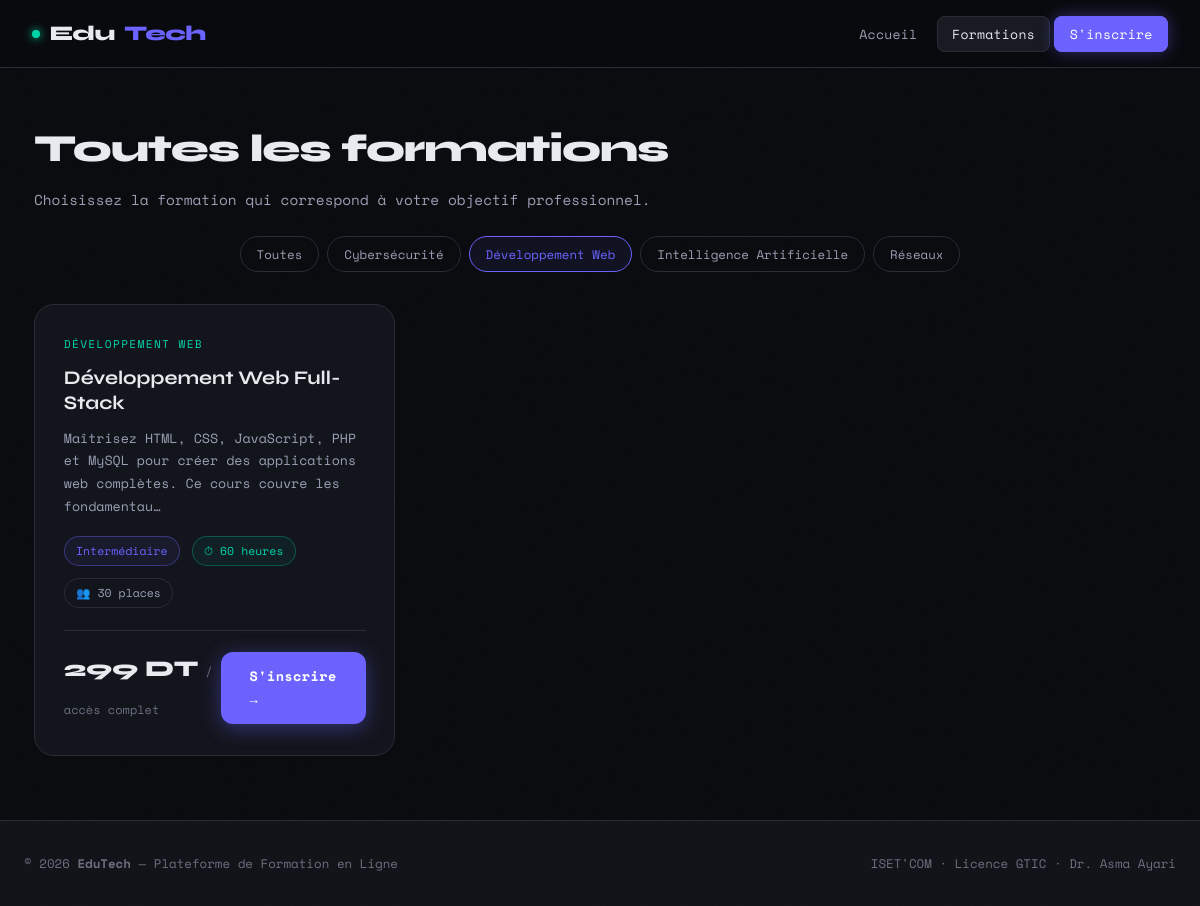
The app's page /GestionFormations/index.php?page=formations&categorie=Développement+Web with its own data.
### tables this page shows
CREATE TABLE IF NOT EXISTS formations (
    id          INT UNSIGNED AUTO_INCREMENT PRIMARY KEY,
    titre       VARCHAR(150)   NOT NULL,
    description TEXT           NOT NULL,
    prix        DECIMAL(8,2)   NOT NULL,
    duree       VARCHAR(50)    NOT NULL,    
    niveau      ENUM('Débutant','Intermédiaire','Avancé') NOT NULL DEFAULT 'Débutant',
    categorie   VARCHAR(80)    NOT NULL DEFAULT 'Général',
    image_url   VARCHAR(255)   NULL,
    places      INT UNSIGNED   NOT NULL DEFAULT 30,
    created_at  TIMESTAMP      DEFAULT CURRENT_TIMESTAMP
);

### GestionFormations/controllers/FormationController.php (called while the page is built)
<?php
require_once 'models/Formation.php';
$formations  = Formation::getAll();
$categories  = Formation::getCategories();
$filtre = $_GET['categorie'] ?? '';
if ($filtre && in_array($filtre, $categories)) {
    $formations = Formation::getByCategorie($filtre);
}
require 'views/formations.php';
?>

### GestionFormations/models/Formation.php (called while the page is built, shortened)
<?php
class Formation {
    public static function getAll(): array {
        $pdo  = Database::connect();
        $stmt = $pdo->query('SELECT * FROM formations ORDER BY created_at DESC');
        return $stmt->fetchAll();
    }
    public static function getByCategorie(string $categorie): array {
        $pdo  = Database::connect();
        $stmt = $pdo->prepare('SELECT * FROM formations WHERE categorie = ? ORDER BY titre');
        $stmt->execute([$categorie]);
        return $stmt->fetchAll();
    }
    public static function getCategories(): array {
        $pdo  = Database::connect();
        $stmt = $pdo->query('SELECT DISTINCT categorie FROM formations ORDER BY categorie');
        return array_column($stmt->fetchAll(), 'categorie');
    }
}
?>

### GestionFormations/views/formations.php (the view, shortened to what this page needs)
<?php
require 'views/partials/header.php';
?>
<div class="page-header">
  <h1>Toutes les formations</h1>
  <p>Choisissez la formation qui correspond à votre objectif professionnel.</p>
</div>
<div class="filter-bar">
  <a href="index.php?page=formations"
     class="filter-btn <?= empty($filtre) ? 'active' : '' ?>">
    Toutes
  </a>
  <?php foreach ($categories as $cat): ?>
  <a href="index.php?page=formations&categorie=<?= urlencode($cat) ?>"
     class="filter-btn <?= $filtre === $cat ? 'active' : '' ?>">
    <?= htmlspecialchars($cat) ?>
  </a>
  <?php endforeach; ?>
</div>
<div class="cards-grid">
  <?php foreach ($formations as $f): ?>
  <div class="card fade-up">
    <div class="card-cat"><?= htmlspecialchars($f['categorie']) ?></div>
    <h3><?= htmlspecialchars($f['titre']) ?></h3>
    <p><?= htmlspecialchars(mb_substr($f['description'], 0, 120)) ?>…</p>
    <div class="card-meta">
      <span class="badge badge-level"><?= htmlspecialchars($f['niveau']) ?></span>
      <span class="badge badge-duree">⏱ <?= htmlspecialchars($f['duree']) ?></span>
      <span class="badge">👥 <?= (int)$f['places'] ?> places</span>
    </div>
    <div class="card-footer">
      <div class="card-price">
        <?= number_format($f['prix'], 0, ',', ' ') ?> DT
        <span>/ accès complet</span>
      </div>
      <a href="index.php?page=inscription&formation_id=<?= (int)$f['id'] ?>"
         class="btn btn-primary">
        S'inscrire →
      </a>
    </div>
  </div>
  <?php endforeach; ?>
</div>
<?php require 'views/partials/footer.php'; ?>

### GestionFormations/assets/style.css (style rules this page uses)
:root { --bg: #0a0b0f; --bg2: #111318; --bg3: #181b22; --border: #2a2d38; --accent: #6c63ff; --accent2: #00d4aa; --accent3: #ff6b6b; --text: #e8eaf0; --text-muted: #6b7080; --text-dim: #9aa0b4; --card-bg: #13151d; --radius: 12px; --radius-lg: 20px; --font-head: 'Syne', sans-serif; --font-mono: 'Space Mono', monospace; --glow: 0 0 24px rgba(108, 99, 255, 0.35); --glow2: 0 0 24px rgba(0, 212, 170, 0.3); --transition: 0.25s cubic-bezier(0.4, 0, 0.2, 1); }
*, *::before, *::after { box-sizing: border-box; margin: 0; padding: 0; }
html { scroll-behavior: smooth; }
body { background: var(--bg); color: var(--text); font-family: var(--font-mono); font-size: 15px; line-height: 1.7; min-height: 100vh; display: flex; flex-direction: column; }
a { color: var(--accent2); text-decoration: none; transition: color var(--transition); }
body::before { content: ''; position: fixed; inset: 0; z-index: 0; pointer-events: none; opacity: 0.4; }
.btn { display: inline-flex; align-items: center; gap: 0.5rem; font-family: var(--font-mono); font-size: 0.85rem; font-weight: 700; padding: 0.8rem 1.8rem; border-radius: var(--radius); border: none; cursor: pointer; transition: all var(--transition); letter-spacing: 0.03em; text-decoration: none; }
.btn-primary { background: var(--accent); color: #fff; box-shadow: 0 4px 20px rgba(108, 99, 255, 0.4); }
.filter-bar { display: flex; gap: 0.5rem; flex-wrap: wrap; justify-content: center; padding: 0 1rem 2rem; }
.filter-btn { font-family: var(--font-mono); font-size: 0.78rem; padding: 0.4rem 1rem; border-radius: 100px; border: 1px solid var(--border); background: transparent; color: var(--text-dim); cursor: pointer; transition: all var(--transition); text-decoration: none; }
.filter-btn:hover, .filter-btn.active { border-color: var(--accent); color: var(--accent); background: rgba(108, 99, 255, 0.08); }
.cards-grid { display: grid; grid-template-columns: repeat(auto-fill, minmax(300px, 1fr)); gap: 1.5rem; padding: 0 1.5rem 4rem; max-width: 1180px; margin: 0 auto; }
.card { background: var(--card-bg); border: 1px solid var(--border); border-radius: var(--radius-lg); padding: 1.8rem; transition: all var(--transition); position: relative; overflow: hidden; display: flex; flex-direction: column; }
.card::before { content: ''; position: absolute; top: 0; left: 0; right: 0; height: 3px; background: linear-gradient(90deg, var(--accent), var(--accent2)); opacity: 0; transition: opacity var(--transition); }
.card-cat { font-size: 0.7rem; text-transform: uppercase; letter-spacing: 0.12em; color: var(--accent2); margin-bottom: 0.8rem; }
.card h3 { font-family: var(--font-head); font-size: 1.2rem; font-weight: 700; margin-bottom: 0.7rem; line-height: 1.3; }
.card p { font-size: 0.83rem; color: var(--text-dim); line-height: 1.7; flex: 1; margin-bottom: 1.2rem; }
.card-meta { display: flex; gap: 0.75rem; flex-wrap: wrap; margin-bottom: 1.4rem; }
.badge { font-size: 0.72rem; padding: 0.25rem 0.7rem; border-radius: 100px; border: 1px solid var(--border); color: var(--text-dim); }
.badge-level { border-color: rgba(108, 99, 255, 0.4); color: var(--accent); background: rgba(108, 99, 255, 0.07); }
.badge-duree { border-color: rgba(0, 212, 170, 0.3); color: var(--accent2); background: rgba(0, 212, 170, 0.06); }
.card-footer { display: flex; align-items: center; justify-content: space-between; border-top: 1px solid var(--border); padding-top: 1.2rem; }
.card-price { font-family: var(--font-head); font-size: 1.4rem; font-weight: 800; color: var(--text); }
.card-price span { font-size: 0.75rem; font-weight: 400; color: var(--text-muted); font-family: var(--font-mono); }
.page-header { padding: 3rem 1.5rem 1.5rem; max-width: 1180px; margin: 0 auto; }
.page-header h1 { font-family: var(--font-head); font-size: clamp(1.6rem, 4vw, 2.4rem); font-weight: 800; letter-spacing: -0.03em; margin-bottom: 0.4rem; }
.page-header p { color: var(--text-dim); font-size: 0.9rem; }
.fade-up { animation: fadeUp 0.5s ease both; }

### records on screen
formations: categorie "DÉVELOPPEMENT WEB", titre "Développement Web Full-Stack", description "Maîtrisez HTML, CSS, JavaScript, PHP et MySQL pour créer des applications web complètes. Ce cours couvre les fondamentau", niveau "Intermédiaire", duree "60 heures", places "30", prix "299"

### other values on screen
$cat "Cybersécurité"
$cat "Développement Web"
$cat "Intelligence Artificielle"
$cat "Réseaux"
